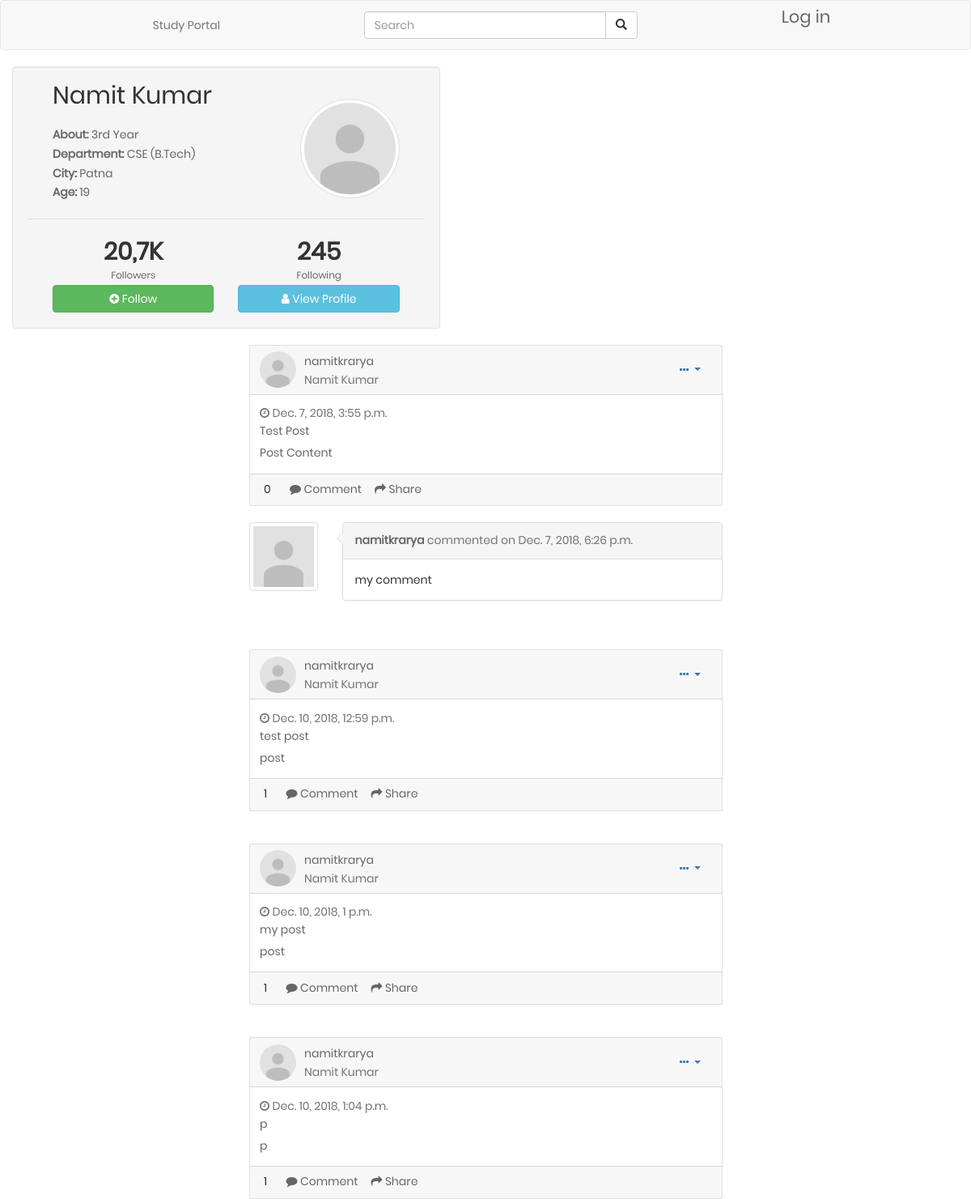
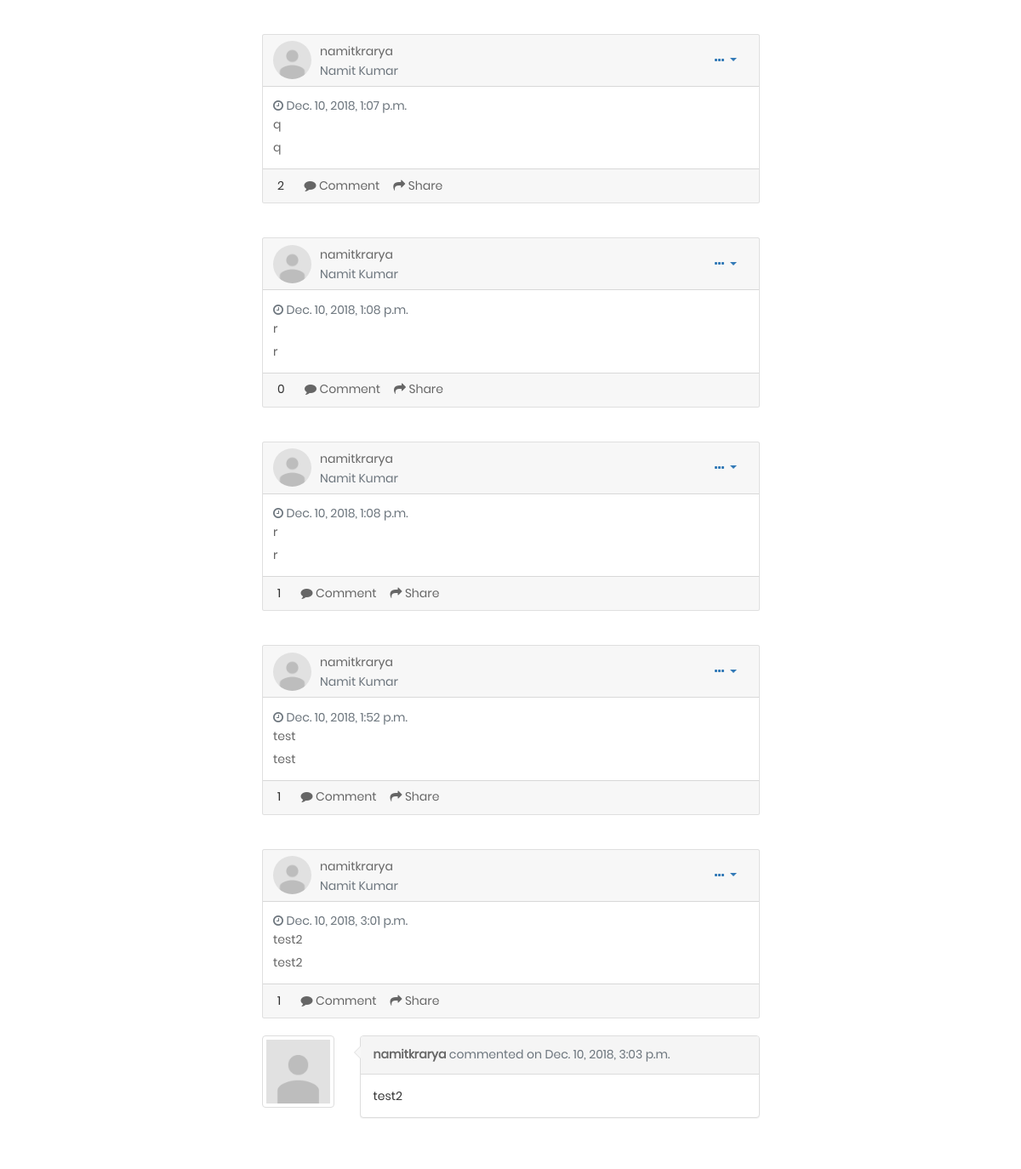
The app's page /profile/1 with its own data (2 pictures, top to bottom).
### profiles/models.py (models this page shows, shortened)
class Profile(models.Model):
    DEPARTMENTS = (
        ('CSE', 'Computer Science and Engineering'),
        ('CE', 'Chemical Engineering'),
        ('BT', 'Bio-Technology'),
        ('CST', 'Chemical Science & Technology'),
        ('CE', 'Civil Engineering'),
        ('ECE', 'Electronics & Communication Engineering'),
        ('EEE', 'Electronics & Electrical Engineering'),
        ('EP', 'Engineering Physics'),
        ('ME', 'Mechanical Engineering'),
        ('MNC', 'Mathematics & Computing'),
    )
    DEGREES = (
        ('PhD', 'Doctorate of Philosophy'),
        ('B.Tech', 'Bachelor of Technology'),
        ('M.Tech', 'Master of Technology'),
        ('B.Des', 'Bachelor of Design'),
        ('M.Des', 'Master of Design')
    )
    department = models.CharField(max_length=3, choices=DEPARTMENTS, blank=True, help_text='Department')
    age = models.IntegerField()
    first_name = models.CharField(max_length=255)
    last_name = models.CharField(max_length=255)
    degree = models.CharField(max_length=6, choices=DEGREES, blank=True, help_text='Degree')
    description = models.CharField(max_length=255, blank=True)
    profile_picture = models.ImageField(upload_to='images/profile_pictures',
                                        default="images/profile_pictures/default.png")
    city = models.CharField(max_length=255)
    user = models.ForeignKey(User, related_name='profile', on_delete=models.CASCADE, null=True)

class Post(models.Model):
    title = models.CharField(max_length=255)
    content = models.TextField()
    created_on = models.DateTimeField(auto_now_add=True)
    author = models.ForeignKey(User, related_name='author',on_delete=models.CASCADE)
    upvote = models.ManyToManyField(User, related_name='upvotes')
    downvote = models.ManyToManyField(User, related_name='downvotes')
    vote_count = models.IntegerField(default = 0)

class Comment(models.Model):
    content = models.TextField()
    created_on = models.DateTimeField(auto_now_add=True)
    author = models.ForeignKey(User,on_delete=models.CASCADE)
    post = models.ForeignKey(Post, related_name='comments', on_delete=models.CASCADE)

### profiles/views.py (the view)
# urls.py: url(r'^profile/(?P<pk>\d+)$', views.profile_detail, name='profile-detail'),
def profile_detail(request, pk):
	profile = Profile.objects.filter(user_id=pk)
	if profile.count() == 0:
		return HttpResponseRedirect(reverse("edit-profile"))
	user = User()
	user = User.objects.get(id=pk)
	posts = Post.objects.filter(author=user)
	template_data = {'posts' : posts, 'profile': profile[0]}
	return render(request, 'profiles/profile_detail.html', template_data)

### profiles/templates/profiles/profile_detail.html (shortened to what this page needs)
{% extends "base.html" %}
{% block profile %}
{% load static %}
    <link rel="stylesheet" type="text/css" href="{% static 'css/profile.css' %}">
    <link rel="stylesheet" href="https://maxcdn.bootstrapcdn.com/bootstrap/3.3.7/css/bootstrap.min.css">
    <link href="//netdna.bootstrapcdn.com/font-awesome/4.0.3/css/font-awesome.min.css" rel="stylesheet">
    <div class="main-container">
        <div class="container">
            <div class="row">
                <div class="well profile">
                    <div class="col-sm-12">
                        <div class="col-xs-12 col-sm-8">
                            <h2>{{ profile.first_name}} {{ profile.last_name }}</h2><br>
                            <p><strong>About: </strong> {{ profile.description }} </p>
                            <p><strong>Department: </strong> {{ profile.department }} ({{profile.degree}}) </p>
                            <p><strong>City: </strong> {{ profile.city }} </p>
                            <p><strong>Age: </strong> {{ profile.age }} </p><br>
                        </div>
                        <div class="col-xs-12 col-sm-4 text-center">
                            <figure>
                                <figcaption class="ratings">
                                    <img src="{{profile.profile_picture.url}}" class="avatar img-circle img-thumbnail" alt="avatar">
                                </figcaption>
                            </figure>
                        </div>
                    </div>
                    <br>
                    <div class="col-xs-12 divider text-center">
                        <br>
                        <div class="col-xs-12 col-sm-6 emphasis">
                            <h2><strong> 20,7K </strong></h2>
                            <p><small>Followers</small></p>
                            <button class="btn btn-success btn-block"><span class="fa fa-plus-circle"></span> Follow </button>
                        </div>
                        <div class="col-xs-12 col-sm-6 emphasis">
                            <h2><strong>245</strong></h2>
                            <p><small>Following</small></p>
                            <button class="btn btn-info btn-block"><span class="fa fa-user"></span> View Profile </button>
                        </div>
                    </div>
                </div>
            </div>
        </div>
    </div>
    <div class="row">
            <div class="col-sm-3"></div>
            <div class="col-sm-6">
                <div class="posts">
                    {% include "post.html" with posts=posts %}
                </div>
            </div>
            <div class="col-sm-3"></div>
        </div>
{% endblock %}

### profiles/templates/post.html (shortened to what this page needs)
{% block post %}
    {% load static %}
    <link rel="stylesheet" type="text/css" href="{% static 'css/main.css' %}">
    {% for post in posts %}
        <div class="card gedf-card">
            <div class="card-header">
                <div class="d-flex justify-content-between align-items-center">
                    <div class="d-flex justify-content-between align-items-center">
                        <div class="mr-2">
                            {% if post.author.profile.all.count == 0 %}
                                <img class="rounded-circle" width="45" src="{% static 'images/default.png' %}"/>
                            {% else %}
                                {% for profile in post.author.profile.all %}
                                    <img class="rounded-circle" width="45" src="{{profile.profile_picture.url}}">
                                {% endfor %}
                            {% endif %}
                        </div>
                        <div class="ml-2">
                            <div class="h5 m-0"><a href="{% url 'profile-detail' post.author.id %}">{{ post.author.username }}</a></div>
                            {% if post.author.profile.all.count != 0 %}
                                {% for profile in post.author.profile.all %}
                                    <div class="h7 text-muted">{{ profile.first_name }} {{ profile.last_name }}</div>
                                {% endfor %}
                            {% endif %}
                        </div>
                    </div>
                    <div>
                        <div class="dropdown">
                            <button class="btn btn-link dropdown-toggle" type="button" id="gedf-drop1" data-toggle="dropdown" aria-haspopup="true" aria-expanded="false">
                                <i class="fa fa-ellipsis-h"></i>
                            </button>
                        </div>
                    </div>
                </div>
            </div>
            <div class="card-body">
                <div class="text-muted h7 mb-2"> <i class="fa fa-clock-o"></i> {{ post.created_on }}</div>
                <a class="card-link" href="{% url 'post-detail' post.id %}">
                    <h5 class="card-title">{{ post.title }}</h5>
                </a>
                <p class="card-text">
                    {{ post.content }}
                </p>
            </div>
            <div class="card-footer">
                <span id="votes-{{post.id}}" style="padding-right: 20px; padding-left: 5px;">{{ post.vote_count }}</span>
                <a href="#" class="card-link"><i class="fa fa-comment"></i> Comment</a>
                <a href="#" class="card-link"><i class="fa fa-mail-forward"></i> Share</a>
            </div>
        </div>
        <br>
        <div id="comments-{{post.id}}">
        {% for comment in post.comments.all %}
            <div class="row">
                <div class="col-sm-auto">
                    <div class="thumbnail">
                        {% if comment.author.profile.all.count == 0 %}
                            <img class="img-responsive user-photo" height="75px" width="75px" src="{% static 'images/default.png' %}"/>
                        {% else %}
                            {% for profile in comment.author.profile.all %}
                                <img class="img-responsive user-photo" src="{{profile.profile_picture.url}}">
                            {% endfor %}
                        {% endif %}
                    </div>
                </div>
                <div class="col">
                    <div class="panel panel-default">
                        <div class="panel-heading">
                            <a href="{% url 'profile-detail' comment.author.id %}"><strong>{{comment.author}}</strong></a> <span class="text-muted">commented on {{comment.created_on}}</span>
                        </div>
                        <div class="panel-body">
                            {{comment.content}}
                        </div>
                    </div>
                </div>
            </div>
            <br>
        {% endfor %}
        <br>
        </div>
    {% endfor %}
{% endblock %}

### profiles/static/css/comment.css (style rules this page uses)
.thumbnail { padding:0px; }
.user-photo { height: 75px; width: 75px; }
.panel { position:relative; }
.panel>.panel-heading:after,.panel>.panel-heading:before { position:absolute; top:11px;left:-16px; right:100%; width:0; height:0; display:block; content:" "; border-color:transparent; border-style:solid solid outset; pointer-events:none; }
.panel>.panel-heading:after { border-width:7px; border-right-color:#f7f7f7; margin-top:1px; margin-left:2px; }
.panel>.panel-heading:before { border-right-color:#ddd; border-width:8px; }

### profiles/static/css/profile.css (style rules this page uses)
body { font-family: 'Lato', 'sans-serif'; }
.profile { min-height: 355px; display: inline-block; }
figcaption.ratings { margin-top:20px; }
.divider { border-top:1px solid rgba(0,0,0,0.1); }
.emphasis { border-top: 4px solid transparent; }
.emphasis h2 { margin-bottom:0; }
.container { max-width: 100%; position: relative; }

### profiles/static/css/main.css (style rules this page uses)
* { margin: 0px; padding: 0px; box-sizing: border-box; }
body, html { height: 100%; font-family: Poppins-Regular, sans-serif; }
a { font-family: Poppins-Regular; font-size: 14px; line-height: 1.7; color: #666666; margin: 0px; transition: all 0.4s; -webkit-transition: all 0.4s; -o-transition: all 0.4s; -moz-transition: all 0.4s; }
h1,h2,h3,h4,h5,h6 { margin: 0px; }
p { font-family: Poppins-Regular; font-size: 14px; line-height: 1.7; color: #666666; margin: 0px; }
button { outline: none !important; border: none; background: transparent; }

### records on screen
Profile: first_name "Namit", last_name "Kumar", description "3rd Year", department "CSE", degree "B.Tech", city "Patna", age "19", profile_picture (placeholder picture)
Post: author.username "namitkrarya", created_on "Dec. 7, 2018, 3:55 p.m.", title "Test Post", content "Post Content", vote_count "0"
Comment: author "namitkrarya", created_on "Dec. 7, 2018, 6:26 p.m.", content "my comment"
Post: author.username "namitkrarya", created_on "Dec. 10, 2018, 12:59 p.m.", title "test post", content "post", vote_count "1"
Post: author.username "namitkrarya", created_on "Dec. 10, 2018, 1 p.m.", title "my post", content "post", vote_count "1"
Post: author.username "namitkrarya", created_on "Dec. 10, 2018, 1:04 p.m.", title "p", content "p", vote_count "1"
Post: author.username "namitkrarya", created_on "Dec. 10, 2018, 1:07 p.m.", title "q", content "q", vote_count "2"
Post: author.username "namitkrarya", created_on "Dec. 10, 2018, 1:08 p.m.", title "r", content "r", vote_count "0"
Post: author.username "namitkrarya", created_on "Dec. 10, 2018, 1:08 p.m.", title "r", content "r", vote_count "1"
Post: author.username "namitkrarya", created_on "Dec. 10, 2018, 1:52 p.m.", title "test", content "test", vote_count "1"
Post: author.username "namitkrarya", created_on "Dec. 10, 2018, 3:01 p.m.", title "test2", content "test2", vote_count "1"
Comment: author "namitkrarya", created_on "Dec. 10, 2018, 3:03 p.m.", content "test2"
